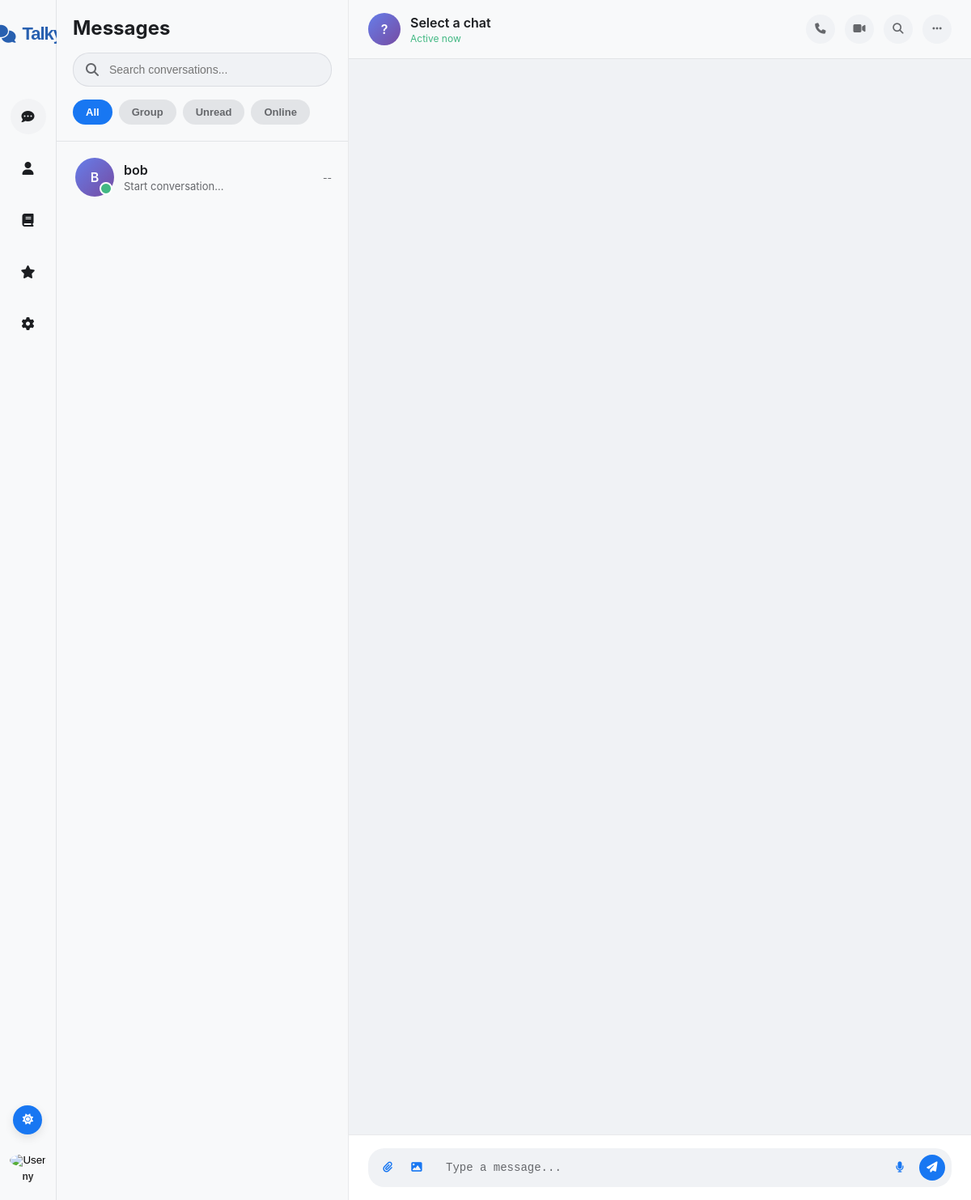
The page /dashboard (signed in) on the database as committed earlier.
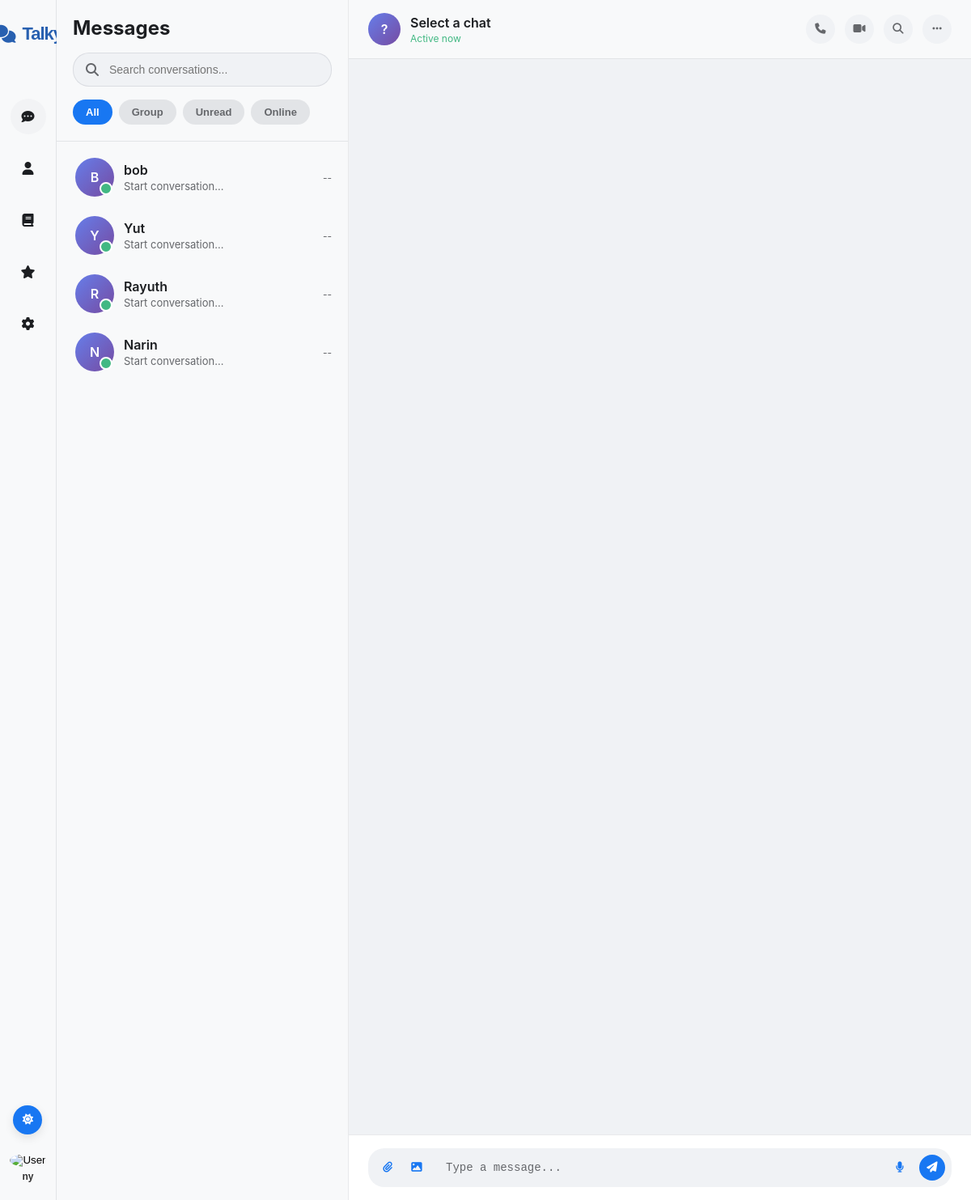
The same page on the database as committed later.
### tables this page shows
CREATE TABLE users (
        id INTEGER PRIMARY KEY AUTOINCREMENT,
        username TEXT UNIQUE,
        password TEXT,
        failed_attempts INTEGER DEFAULT 0,
        is_blocked INTEGER DEFAULT 0
    );

### app.py (the view)
@app.route('/dashboard')
def dashboard():
    print("[DEBUG] dashboard() called")
    if 'user' not in session:
        print("[DEBUG] no user in session")
        resp = make_response("", 302)
        resp.headers["Location"] = url_for('login')
        return resp
    chat_user = request.args.get('chat_user')
    users = get_all_users()
    valid_users = [u[0] for u in users]
    if chat_user and chat_user not in valid_users:
        print("[DEBUG] invalid chat_user")
        error_payload = json.dumps({"error": "Invalid user"})
        resp = make_response(error_payload, 403)
        resp.headers["Content-Type"] = "application/json"
        return resp
    return render_template(
        'dashboard.html',
        username=session['user'],
        users=users,
        chat_user=chat_user
    )

### modules/database.py (called while the page is built)
def get_db():
    return sqlite3.connect("database.db", check_same_thread=False)

def get_all_users():
    conn = get_db()
    cur = conn.cursor()
    cur.execute("SELECT username FROM users WHERE is_blocked = 0")
    users = cur.fetchall()
    conn.close()
    return users

### templates/dashboard.html (shortened to what this page needs)
<!DOCTYPE html>
<html lang="en">
<head>
    <link rel="stylesheet" href="https://cdnjs.cloudflare.com/ajax/libs/font-awesome/6.4.0/css/all.min.css">
    <link rel="stylesheet" href="assets/css/image-lightbox.css">
    <link rel="stylesheet" href="{{ url_for('static', filename='assets/css/style.css') }}">
</head>
<body data-theme="light">
    <div class="chat-app">
        <div class="sidebar" id="sidebar">
            <div class="vertical-nav" id="verticalNav">
                <div class="nav-icon tab-swtich mb-3rem" style="display:flex;align-items:center;gap:8px;padding:4px 8px;">
                    <i class="fas fa-comments" style="font-size:22px;color:#2860b0;"></i>
                    <span style="font-family:'DM Sans',Arial,sans-serif;font-size:22px;font-weight:900;color:#2860b0;letter-spacing:-1px;">Talky</span>
                </div>
                <div class="nav-icon has-badge active tab-swtich" data-tab="chats">
                    <i class="fas fa-comment-dots"></i>
                </div>
                <div class="nav-icon tab-swtich" data-tab="profile"><i class="fas fa-user"></i></div>
                <div class="nav-icon tab-swtich" data-tab="contacts"><i class="fas fa-book"></i></div>
                <div class="nav-icon tab-swtich" data-tab="favorites"><i class="fas fa-star"></i></div>
                <div class="nav-icon tab-swtich" data-tab="settings"><i class="fas fa-cog"></i></div>
                <div class="mt-auto">
                    <div class="profile-toggle-theme">
                        <button class="theme-toggle" id="themeToggle" title="Toggle Dark/Light Mode">
                        </button>
                        <div class="user-profile dropdown " id="userProfileBtn">
                            <button class="dropdown-btn" aria-haspopup="true" data-dir="right top" aria-expanded="false">
                                <img src="assets/images/banner.jpg" alt="User" class="no-lightbox" />
                                <div class="profile-name">
                                    {{ username }}
                                </div>
                            </button>
                        </div>
                    </div>
                </div>
            </div>
            <div class="tab-panel" id="tab-chats">
                <div class="sidebar-header">
                    <h1 class="sidebar-title">Messages</h1>
                    <div class="search-container">
                        <i class="fas fa-search search-icon"></i>
                        <input type="text" class="search-input" placeholder="Search conversations...">
                    </div>
                    <div class="filter-tabs">
                        <button class="filter-tab active">All</button>
                        <button class="filter-tab">Group</button>
                        <button class="filter-tab">Unread</button>
                        <button class="filter-tab">Online</button>
                    </div>
                </div>
                <div class="sidebar-container">
                    <div class="users-list">
                        {% for u in users %}
                            {% if u[0] != username %}
                            <div class="user-item" data-user="{{ u[0] }}">
                                <div class="user-avatar online">
                                    {{ u[0][0] | upper }}
                                </div>
                                <div class="user-info">
                                    <div class="user-name">{{ u[0] }}</div>
                                    <div class="user-message">Start conversation...</div>
                                </div>
                                <div class="user-meta">
                                    <div class="message-time">--</div>
                                </div>
                            </div>
                            {% endif %}
                        {% endfor %}
                    </div>
                </div>
            </div>
        </div>
        <div class="chat-main" id="chatMain">
            <div class="chat-header">
                <div class="back-chat-auth">
                    <div class="chat-user-info" id="chatUserInfo">
                        <div class="chat-avatar currentChatAvatar">
                            {{ chat_user[0] | upper if chat_user else '?' }}
                        </div>
                        <div class="chat-user-details">
                            <h3 class="currentChatName">{{ chat_user or 'Select a chat' }}</h3>
                            <div class="chat-user-status">Active now</div>
                        </div>
                    </div>
                </div>
                <div class="chat-actions">
                    <button class="action-btn" id="audioCallBtn">
                        <i class="fas fa-phone"></i>
                    </button>
                    <button class="action-btn" id="videoCallBtn">
                        <i class="fas fa-video"></i>
                    </button>
                    <button class="action-btn" id="SearchBtn">
                        <i class="fas fa-search"></i>
                    </button>
                     <div class="dropdown">
                        <button class="dropdown-btn action-btn" data-dir="bottom left" aria-label="More options">
                            <i class="fas fa-ellipsis-h"></i>
                        </button>
                    </div>
                </div>
            </div>
            <div class="chat-messages" id="chatMessages">
            </div>
            <div class="chat-input">
                <div class="input-container">
                    <div class="input-actions">
                        <button class="input-action-btn" id="attachFileBtn" title="Attach File">
                            <i class="fas fa-paperclip"></i>
                        </button>
                        <button class="input-action-btn" id="sendImageBtn" title="Send Image">
                            <i class="fas fa-image"></i>
                        </button>
                    </div>
                    <textarea class="message-input" placeholder="Type a message..." rows="1"
                        id="messageInput"></textarea>
                    <button class="input-action-btn" id="sendAudioBtn">
                        <i class="fas fa-microphone"></i>
                    </button>
                    <button class="send-button" id="sendButton">
                        <i class="fas fa-paper-plane"></i>
                    </button>
                </div>
            </div>
        </div>
    </div>
</body>
</html>

### templates/dashboard.html (style rules this page uses)
.profile-name { text-align: center; font-size: 12px; margin-top: 5px; color: #333; word-break: break-word; }

Rows that differ between the two databases and show on the page:
added users: username "Y", username "Yut"
added users: username "R", username "Rayuth"
added users: username "N", username "Narin"
